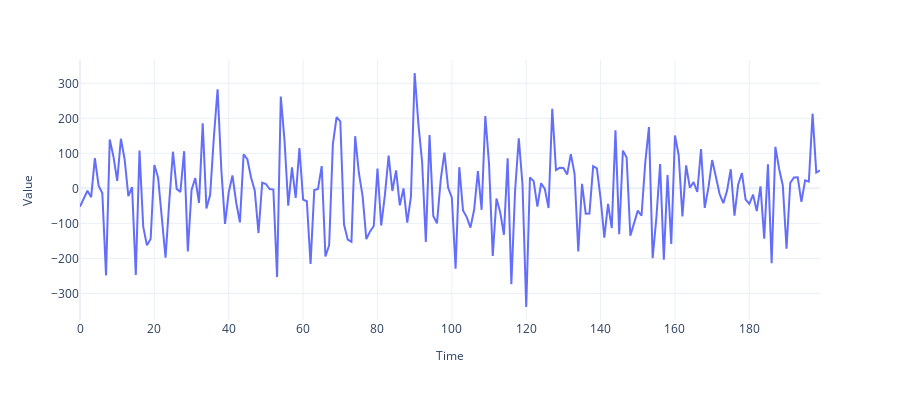

Notebook source saved alongside this figure:
### Code cell
ig = plot_time_series(time, values, "")
fig.show()

### Figure 1 — Plotly figure (JSON) as saved in the notebook; plotly's stock layout.template omitted (floating-point values rounded to 4 significant figures; data arrays with more than 128 entries replaced by an {"elided": "..."} marker saying what was removed)
{"data": [{"hovertemplate": "Time=%{x}<br>Value=%{y}<extra></extra>", "legendgroup": "", "line": {"color": "#636efa", "dash": "solid"}, "marker": {"symbol": "circle"}, "mode": "lines", "name": "", "orientation": "v", "showlegend": false, "type": "scatter", "x": {"elided": "200 int values"}, "xaxis": "x", "y": {"elided": "200 float values"}, "yaxis": "y"}], "layout": {"autosize": false, "height": 400, "legend": {"tracegroupgap": 0}, "margin": {"t": 60}, "title": {"font": {"size": 25}, "text": "", "x": 0.5, "xanchor": "center", "yanchor": "top"}, "width": 900, "xaxis": {"anchor": "y", "domain": [0, 1], "title": {"font": {"size": 12}, "text": "Time"}}, "yaxis": {"anchor": "x", "domain": [0, 1], "title": {"font": {"size": 12}, "text": "Value"}}}}
